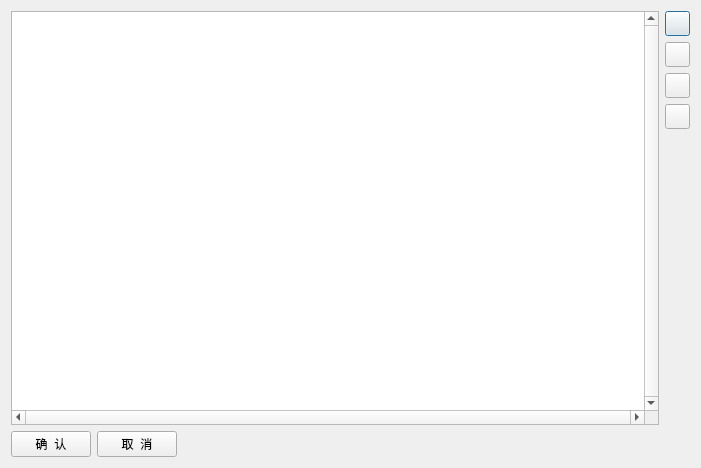
<?xml version="1.0" encoding="UTF-8"?>
<ui version="4.0">
 <class>checkDialog</class>
 <widget class="QDialog" name="checkDialog">
  <property name="geometry">
   <rect>
    <x>0</x>
    <y>0</y>
    <width>701</width>
    <height>468</height>
   </rect>
  </property>
  <property name="minimumSize">
   <size>
    <width>700</width>
    <height>450</height>
   </size>
  </property>
  <property name="windowTitle">
   <string>确认导出多个文件</string>
  </property>
  <layout class="QGridLayout" name="gridLayout">
   <item row="0" column="0">
    <widget class="QListWidget" name="listLW">
     <property name="verticalScrollBarPolicy">
      <enum>Qt::ScrollBarAlwaysOn</enum>
     </property>
     <property name="horizontalScrollBarPolicy">
      <enum>Qt::ScrollBarAlwaysOn</enum>
     </property>
    </widget>
   </item>
   <item row="0" column="1">
    <layout class="QVBoxLayout" name="verticalLayout">
     <item>
      <widget class="QPushButton" name="allCheckedBTN">
       <property name="minimumSize">
        <size>
         <width>25</width>
         <height>25</height>
        </size>
       </property>
       <property name="maximumSize">
        <size>
         <width>25</width>
         <height>25</height>
        </size>
       </property>
       <property name="text">
        <string/>
       </property>
       <property name="icon">
        <iconset resource="myrc.qrc">
         <normaloff>:/icon/icons/green_ok_24px_1075415_easyicon.net.png</normaloff>:/icon/icons/green_ok_24px_1075415_easyicon.net.png</iconset>
       </property>
      </widget>
     </item>
     <item>
      <widget class="QPushButton" name="clearCheckedBTN">
       <property name="minimumSize">
        <size>
         <width>25</width>
         <height>25</height>
        </size>
       </property>
       <property name="maximumSize">
        <size>
         <width>25</width>
         <height>25</height>
        </size>
       </property>
       <property name="text">
        <string/>
       </property>
       <property name="icon">
        <iconset resource="myrc.qrc">
         <normaloff>:/icon/icons/red_delete_24px_1075470_easyicon.net.png</normaloff>:/icon/icons/red_delete_24px_1075470_easyicon.net.png</iconset>
       </property>
      </widget>
     </item>
     <item>
      <widget class="QPushButton" name="insertCheckedBTN">
       <property name="minimumSize">
        <size>
         <width>25</width>
         <height>25</height>
        </size>
       </property>
       <property name="maximumSize">
        <size>
         <width>25</width>
         <height>25</height>
        </size>
       </property>
       <property name="text">
        <string/>
       </property>
       <property name="icon">
        <iconset resource="myrc.qrc">
         <normaloff>:/icon/icons/selin_32.png</normaloff>:/icon/icons/selin_32.png</iconset>
       </property>
      </widget>
     </item>
     <item>
      <widget class="QPushButton" name="sortBTN">
       <property name="minimumSize">
        <size>
         <width>25</width>
         <height>25</height>
        </size>
       </property>
       <property name="maximumSize">
        <size>
         <width>25</width>
         <height>25</height>
        </size>
       </property>
       <property name="text">
        <string/>
       </property>
       <property name="icon">
        <iconset resource="myrc.qrc">
         <normaloff>:/icon/icons/shot_32px.png</normaloff>:/icon/icons/shot_32px.png</iconset>
       </property>
      </widget>
     </item>
     <item>
      <spacer name="verticalSpacer">
       <property name="orientation">
        <enum>Qt::Vertical</enum>
       </property>
       <property name="sizeHint" stdset="0">
        <size>
         <width>20</width>
         <height>40</height>
        </size>
       </property>
      </spacer>
     </item>
    </layout>
   </item>
   <item row="1" column="0" colspan="2">
    <layout class="QHBoxLayout" name="horizontalLayout">
     <item>
      <widget class="QPushButton" name="applyBTN">
       <property name="text">
        <string>确  认</string>
       </property>
      </widget>
     </item>
     <item>
      <widget class="QPushButton" name="cancelBTN">
       <property name="text">
        <string>取  消</string>
       </property>
      </widget>
     </item>
     <item>
      <spacer name="horizontalSpacer">
       <property name="orientation">
        <enum>Qt::Horizontal</enum>
       </property>
       <property name="sizeHint" stdset="0">
        <size>
         <width>40</width>
         <height>20</height>
        </size>
       </property>
      </spacer>
     </item>
    </layout>
   </item>
  </layout>
 </widget>
 <resources>
  <include location="myrc.qrc"/>
 </resources>
 <connections/>
</ui>
